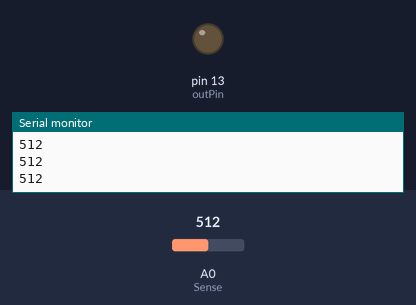
A sketch run on a simulated Arduino Uno, built with avr-gcc and run on an emulated ATmega328P. Parts: output pins drawn as LEDs (lit = HIGH), the last lines printed to the serial monitor. Inputs (shaded band) come from the test bench; at power-on: A0 (Sense) = 512.

Above: at 1.2 s.
1.3 s: A0 (Sense) set to 835
2.8 s: A0 (Sense) set to 863
At 3.8 s:
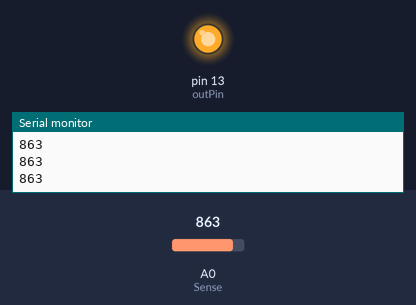
4.3 s: A0 (Sense) set to 840
At 5.0 s:
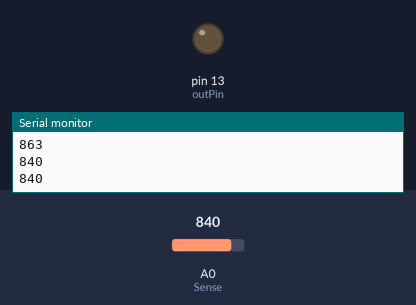
5.9 s: A0 (Sense) set to 860
At 6.3 s:
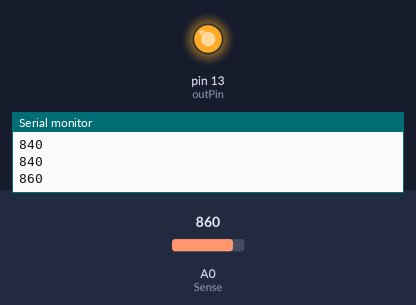
Timing chart, 0 to 8.5 s (numbered marks = the images above; inputs shaded):
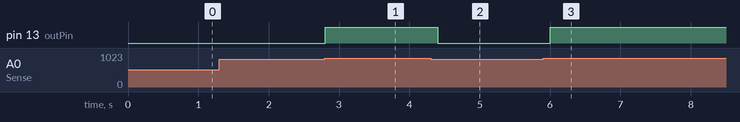

The sketch:

LDRsense.ino
```cpp
int Sense=A0;
int outPin=13;
void setup(){
pinMode(outPin,OUTPUT);
pinMode(Sense,INPUT);
Serial.begin(9600);
}
unsigned int data;
void loop(){
data=analogRead(Sense);
Serial.println(data);
if(data>850)
digitalWrite(outPin,HIGH);
else
digitalWrite(outPin,LOW);
delay(400);
}
```

Measured:
- the behaviour switches between 850 and 851 on A0 (Sense) (found by bisection; images 0 and 1)
- after the input at 2.8 s, pin 13 (outPin): LOW → HIGH at once
- after the input at 4.3 s, pin 13 (outPin): HIGH → LOW after 0.10 s
- after the input at 5.9 s, pin 13 (outPin): LOW → HIGH after 0.10 s
